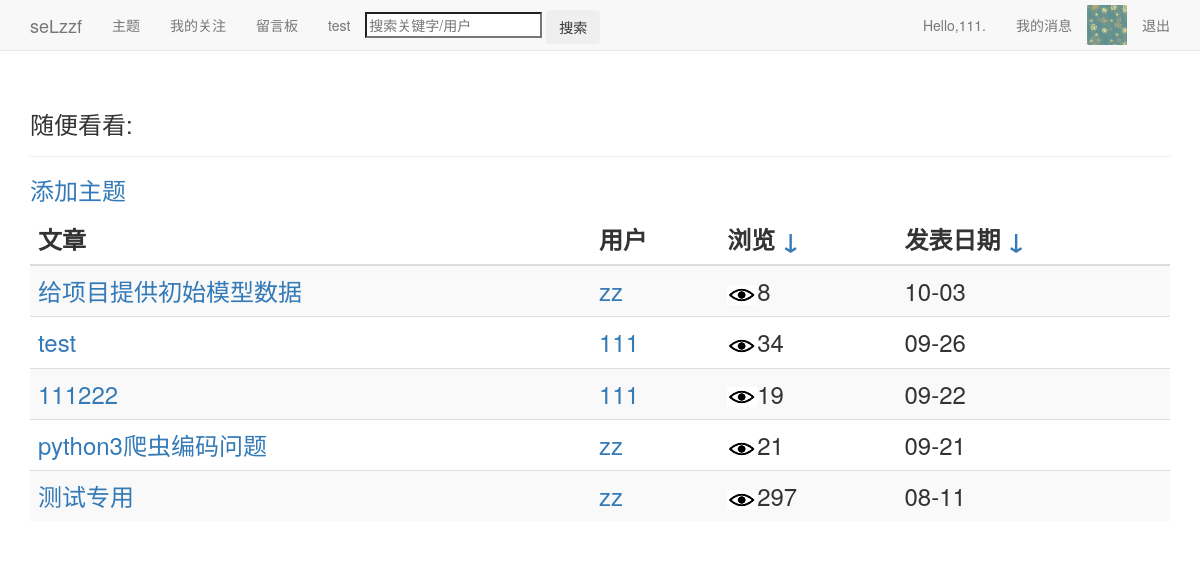
/index/ (signed in), run on an earlier commit of the app's database.
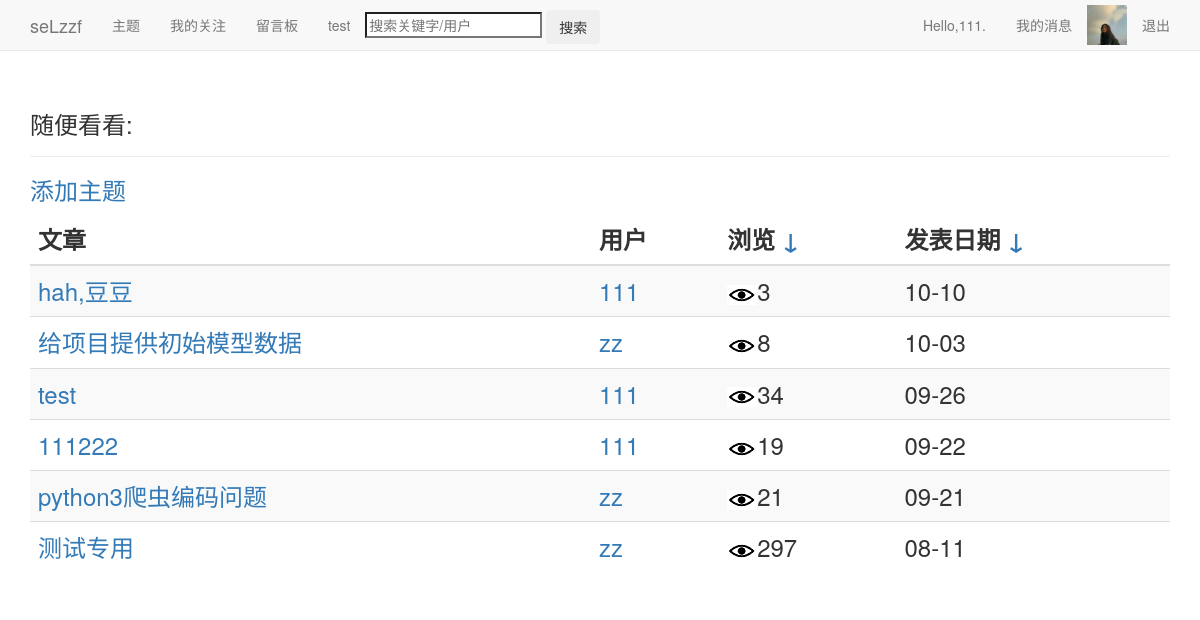
And on a later commit of the database.
### users/models.py (models this page shows, shortened)
class Userinfo(models.Model):
	user=models.OneToOneField(User)
	pic=models.ImageField(upload_to='images',default='images/default.jpg',verbose_name='头像',blank=True)
	sex=models.CharField('性别',max_length=2,choices=(
	('男','♂'),('女','♀')),blank=True)
	birthday=models.DateField('生日',default='2000-01-01',blank=True)
	school=models.TextField('学校',max_length=50,default='暂未设置所在学校')
	autograph=models.TextField('个性签名',max_length=50,default='暂未设置个性签名')

### blogs/models.py (models this page shows, shortened)
class Theme(models.Model):
	owner=models.ForeignKey(User)
	title=models.CharField('标题',max_length=20)
	date_added=models.DateTimeField(auto_now_add=True)
	date_updated=models.DateTimeField(auto_now=True)
	设为私密=models.BooleanField(default=False)
	views=models.PositiveIntegerField(default=0)
	praises=models.PositiveIntegerField(default=0)

### blogs/views.py (the view)
# urls.py: url(r'^index/$',login_required(views.IndexView.as_view()),name='index'),
class IndexView(ListView): #基于类的视图
	model=Theme
	template_name='blogs/index.html'
	context_object_name='themes'
	def get_queryset(self):
		try:
			sort=self.request.GET['sort']
			return super().get_queryset().filter(设为私密=False).order_by('-'+sort)
		except:
			return super().get_queryset().filter(设为私密=False).order_by('-date_added')
	def get_context_data(self,**kwargs):
		context=super().get_context_data(**kwargs)
		page_user=self.request.user
		context.update({'page_user':page_user})
		return context

### blog/context_processor.py (called while the page is built)
def request_userinfo(request):
	user=request.user
	try:
		request_userinfo=Userinfo.objects.get(user=user)
		return {'request_userinfo':request_userinfo}
	except:
		return {'request_userinfo':'请登录.'}

### blogs/templates/blogs/index.html
{% extends "blogs/base.html" %}
{% load static %}
{% block header %}
  <h3>随便看看:</h3>
{% endblock header %}
{% block content %}
<div><h3>
  <table class='table table-hover table-striped'>
    <thead>
	  <tr>
	    <th>文章</th>
		<th>用户</th>
		<th>浏览 <a href="?sort=views">↓</a></th>
		<th>发表日期 <a href="?sort=date_added">↓</a></th>
	  </tr>
	</thead>
	<tbody>
	  {% for theme in themes %}
	  <tr>
		<td>
		  <a href="{% url 'blogs:theme' theme.owner.id theme.id %}">{{theme.title}}</a>
		</td>
		<td>
		  <a href="{% url 'users:userinfo' theme.owner.id %}">{{theme.owner}}</a>
		</td>
		<td>
		  <img src="{% static 'images/views.jpg' %}"/>{{theme.views}}
		</td>
		<td>{{theme.date_added|date:'m-d'}}</td>
	  </tr>
	  {% empty %}
	    <h3>服务器好像出错了,请刷新重试或诊断网络</h3>
	  {% endfor %}
	</tbody>
</h3></div>
  {% if page_user == user %}
  <h3>
    <a href="{% url 'blogs:new_theme' %}">添加主题</a>
  </h3>
  {% endif %}
</div>
{% endblock content %}

### blogs/templates/blogs/base.html (shortened to what this page needs)
{% load bootstrap3 %}
{% load static %}
<!DOCTYPE html>
<html lang='en'>
<head>
  {% bootstrap_css %}
</head>
<body>
  <nav class='navbar navbar-default navbar-static-top'>
    <div class='container'>
	  <div class='navbar-header'>
	    <a class='navbar-brand' href="{% url 'blogs:index' %}">seLzzf</a>
	  </div>
	  <div id='navbar' class='navbar-collapse collapse'>
	    <ul class='nav navbar-nav'>
		  <li><a href="{% url 'blogs:themes' page_user.id %}">主题</a></li>
		  {% if user == page_user %}
		  <li><a href="{% url 'action:action' user.id %}">我的关注</a></li>
		  {% endif %}
		  <li><a href="{% url 'message:message' page_user.id %}">留言板</a></li>
		  <li><a href="{% url 'blogs:test' %}">test</a></li>
		  <li style='margin-top:10px' class='search'>
		    <form method='post' action="{% url 'blogs:search' %}">
		    <input name='search' type='search' placeholder='搜索关键字/用户'>
		    <input class='btn' type='submit' value='搜索'>
		    </form>
		  </li>
		</ul>
		<ul class='nav navbar-nav navbar-right'>
		  {% if user.is_authenticated %}
			<li><a href="{% url 'users:userinfo' user.id %}">Hello,{{ user.username }}.</a></li>
			<li><a href="{% url 'users:news' %}">我的消息</a></li>
			<li><img style='margin-top:5px' src="{{ request_userinfo.pic.url }}" alt='pic' height="40" width="40"/></li>
			<li><a href="{% url 'users:logout' %}">退出</a></li>
		  {% endif %}
		</ul>
	  </div>
	</div>
  </nav>
  <div class='container'>
    <div class='page-header'>
      {% block header %}{% endblock header %}
    </div>
    <div>
      {% block content %}{% endblock content %}
	</div>
</body>
</html>

What changed in the data, as far as the page shows it:
changed Userinfo: pic: a different picture
added Theme: title "hah,豆豆", owner "111", views "3", date_added "10-10"
